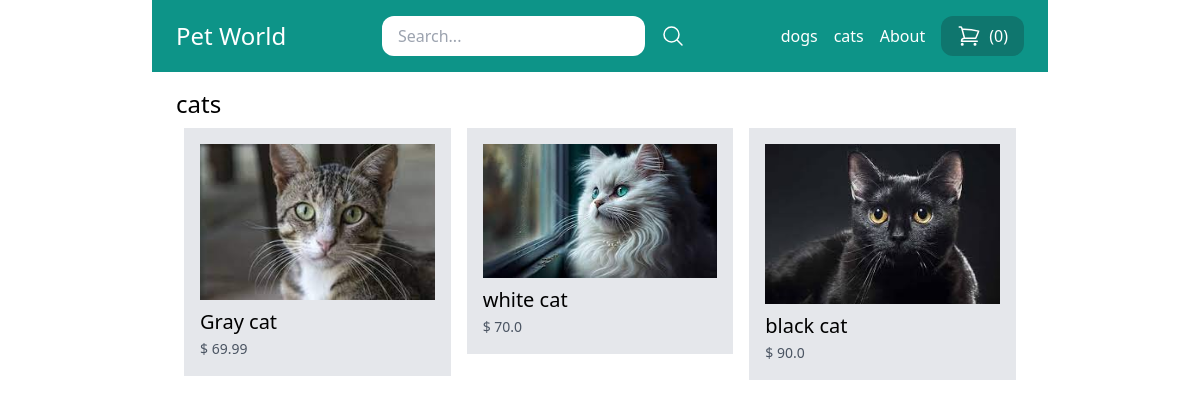
Page /cat/ on the committed database.
### store/models.py (models this page shows, shortened)
class Category(models.Model):
    title = models.CharField(max_length = 50)
    slug = models.SlugField(max_length = 50)
    class Meta:
        verbose_name_plural ='Categories'

class Product(models.Model):
    DRAFT = 'draft'
    WAITING_APPROVAL = 'waintingapproval'
    ACTIVE = 'active'
    DELETED = 'deleted'
    STATUS_CHOICES = (
        (DRAFT, 'Draft'),
        (WAITING_APPROVAL,'Waiting approval'),
        (ACTIVE,'Active'),
        (DELETED,'Deleted')
    )
    user = models.ForeignKey(User, related_name='products', on_delete= models.CASCADE)
    category = models.ForeignKey(Category, related_name='products', on_delete= models.CASCADE)
    age =  models.IntegerField( blank = True, null = True)
    title = models.CharField(max_length = 50)
    slug = models.SlugField(max_length = 50)
    description = models.TextField(blank = True)
    price = models.IntegerField()
    image =models.ImageField(upload_to='uploads/product_images/', blank=True, null=True)
    thumbnail = models.ImageField(upload_to='upload/product_images/thumbnail/', blank=True, null=True)
    created_at = models.DateTimeField(auto_now_add=True)
    updated_at = models.DateTimeField(auto_now=True)
    status = models.CharField(max_length=50, choices = STATUS_CHOICES, default= ACTIVE)
    class Meta:
        ordering = ('-created_at',)
    def get_display_price(self):
        return self.price / 100
    def get_thumbnail(self):
        if self.thumbnail:
            return self.thumbnail.url

### store/views.py (the view)
# urls.py: path('<slug:slug>/', views.category_detail, name='category_detail'),
def category_detail(request, slug):
    category = get_object_or_404(Category, slug= slug)
    Products = category.products.filter(status=Product.ACTIVE)
    return render(request, 'store/category_detail.html',{
        'category':category,
        'products': Products
    })

### store/cart.py (called while the page is built)
    def __len__(self):
        return sum(item['quantity'] for item in self.cart.values())

### store/context_processors.py (called while the page is built)
def cart(request):
    return{'cart': Cart(request)}

### store/templatetags/menu.py (called while the page is built)
@register.inclusion_tag("core/menu.html")
def menu():
    categories = Category.objects.all()
    return {'categories': categories}

### store/templates/store/category_detail.html (shortened to what this page needs)
{% extends 'core/base.html' %}
{% block content %}
    <h1 class="text-2xl">{{ category.title }} </h1>
    {% include 'store/partials/products.html' %}
{% endblock %}

### core/templates/core/menu.html
{% for category in categories %}
<a href="{% url 'category_detail' category.slug  %}" class="text-white">{{ category.title }}</a>
{% endfor %}
<a href="{% url 'about' %}" class="text-white">About</a>

### store/templates/store/partials/products.html
<div class="flex flex-wrap">
    {% for product in products %}
       <div class="product w-1/3 p-2">
         <div class=" bg-gray-200 p-4">
            <a href=" {% url 'product_detail' product.category.slug product.slug  %} ">
               {% if product.image %}
                  <div class="image mb-2">
                     <img src="{{ product.get_thumbnail }}" alt="image of  {{ product.title }}">
                  </div>
               {% endif %}
               <h2 class="text-xl"> {{ product.title }} </h2>
               <a class="text-sm text-gray-600">$ {{ product.get_display_price }}
            </a>
         </div>
       </div>
    {% endfor %}
   </div>

### rows in the picture
Category: title "dogs"
Category: title "cats"
Product: get_thumbnail (picture), title "Gray cat", get_display_price "69.99"
Product: get_thumbnail (picture), title "white cat", get_display_price "70.0"
Product: get_thumbnail (picture), title "black cat", get_display_price "90.0"

### other values in the picture
{{ cart|length }} "0"
